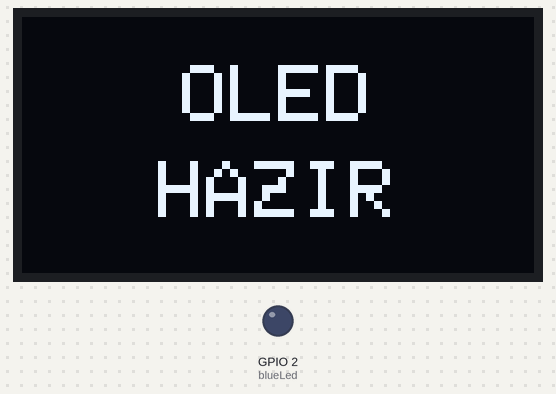
This sketch was run on a simulated ESP32. Shown: 128×64 one-colour display, output pins drawn as LEDs (lit = HIGH). What the sketch prints to the serial monitor is not drawn.

Above: at 0.1 s.
At 3.1 s:
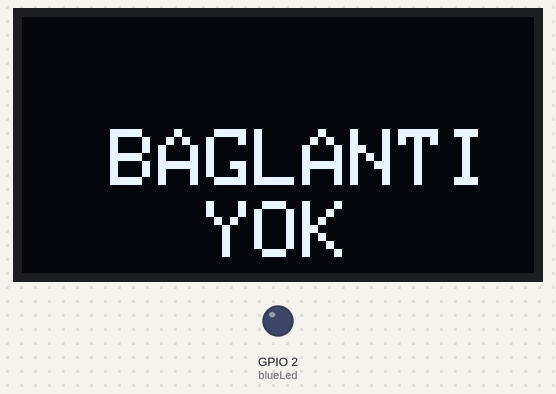

The sketch:

receiver.ino.ino
```cpp
#include <WiFi.h>
#include <Wire.h>
#include <esp_now.h>
#include <Adafruit_GFX.h>
#include <Adafruit_SSD1306.h>

#define EKRAN_GENISLIK 128
#define EKRAN_YUKSEKLIK 64

Adafruit_SSD1306 ekran(
  EKRAN_GENISLIK,
  EKRAN_YUKSEKLIK,
  &Wire,
  -1
);

const int blueLed = 2;

unsigned long sonMesajZamani = 0;
bool mesajAlindi = false;
bool hareketVar = false;

portMUX_TYPE veriKilidi = portMUX_INITIALIZER_UNLOCKED;

// ESP-NOW mesajı geldiğinde çalışır
void mesaj(
  const esp_now_recv_info_t *bilgi,
  const uint8_t *veri,
  int len
) {
  bool yeniHareket;

  if (len == 7 && memcmp(veri, "HAREKET", 7) == 0) {
    yeniHareket = true;
  }
  else if (len == 6 && memcmp(veri, "NORMAL", 6) == 0) {
    yeniHareket = false;
  }
  else {
    return;
  }

  portENTER_CRITICAL(&veriKilidi);

  hareketVar = yeniHareket;
  mesajAlindi = true;
  sonMesajZamani = millis();

  portEXIT_CRITICAL(&veriKilidi);
}

void setup() {
  Serial.begin(115200);

  pinMode(blueLed, OUTPUT);
  digitalWrite(blueLed, LOW);

  // OLED başlat
  Wire.begin(21, 22);

  if (!ekran.begin(SSD1306_SWITCHCAPVCC, 0x3C)) {
    Serial.println("OLED BASLATILAMADI!");
    while (true) {
      delay(1000);
    }
  }

  ekran.clearDisplay();
  ekran.setTextSize(2);
  ekran.setTextColor(SSD1306_WHITE);

  ekran.setCursor(40, 12);
  ekran.println("OLED");

  ekran.setCursor(34, 36);
  ekran.println("HAZIR");

  ekran.display();
  delay(3000);

  // ESP-NOW başlat
  WiFi.mode(WIFI_STA);

  if (esp_now_init() != ESP_OK) {
    Serial.println("ESP-NOW HATASI!");
    while (true) {
      delay(1000);
    }
  }

  esp_now_register_recv_cb(mesaj);

  Serial.println("ALICI HAZIR!");
}

void loop() {
  bool gelenHareket;
  bool gelenMesaj;
  unsigned long sonZaman;

  portENTER_CRITICAL(&veriKilidi);

  gelenHareket = hareketVar;
  gelenMesaj = mesajAlindi;
  sonZaman = sonMesajZamani;

  portEXIT_CRITICAL(&veriKilidi);

  bool baglantiVar = gelenMesaj &&
                     (millis() - sonZaman < 5000);

  ekran.clearDisplay();
  ekran.setTextSize(2);
  ekran.setTextColor(SSD1306_WHITE);

  if (!baglantiVar) {
    ekran.setTextSize(2);
    ekran.setCursor(22, 28);
    ekran.println("BAGLANTI");
    ekran.setCursor(46,46);
    ekran.println("YOK");

    digitalWrite(blueLed, LOW);
  }
  else if (gelenHareket) {
    ekran.setCursor(34, 24);
    ekran.println("UYARI");

    digitalWrite(blueLed, HIGH);
  }
  else {
    ekran.setCursor(28, 24);
    ekran.println("NORMAL");

    digitalWrite(blueLed, LOW);
  }

  ekran.display();
  delay(100);
}
```
